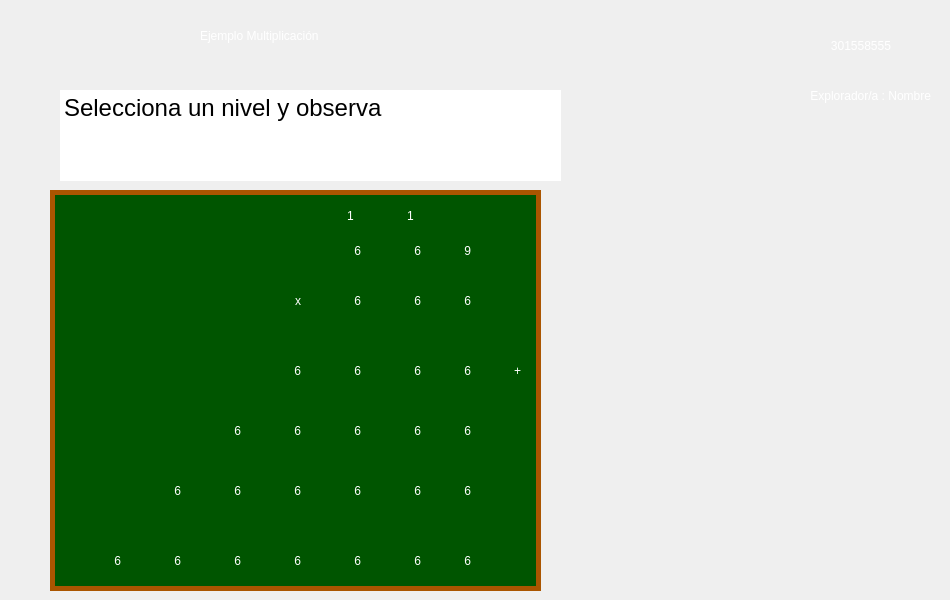
<?xml version="1.0" encoding="UTF-8"?>
<ui version="4.0">
 <class>MainWindow</class>
 <widget class="QMainWindow" name="MainWindow">
  <property name="geometry">
   <rect>
    <x>0</x>
    <y>0</y>
    <width>950</width>
    <height>600</height>
   </rect>
  </property>
  <property name="minimumSize">
   <size>
    <width>950</width>
    <height>600</height>
   </size>
  </property>
  <property name="maximumSize">
   <size>
    <width>950</width>
    <height>600</height>
   </size>
  </property>
  <property name="windowTitle">
   <string>Shake-Shake</string>
  </property>
  <property name="styleSheet">
   <string notr="true">QLabel{
	font: 35pt &quot;Times New Roman&quot;;
	color: rgb(255, 255, 255);
}

QPushButton{
	border-radius: 60px;
}
QPushButton:pressed {
	border-radius: 30px;
    padding-top: 2px;
    padding-left: 3px;
}
QPushButton:hover {
	qproperty-iconSize: 16px 16px;

        padding-right: 3px;
}</string>
  </property>
  <widget class="QWidget" name="centralwidget">
   <widget class="QPushButton" name="seguir">
    <property name="geometry">
     <rect>
      <x>620</x>
      <y>450</y>
      <width>131</width>
      <height>121</height>
     </rect>
    </property>
    <property name="cursor">
     <cursorShape>PointingHandCursor</cursorShape>
    </property>
    <property name="text">
     <string/>
    </property>
    <property name="icon">
     <iconset>
      <normaloff>Images/resolver.png</normaloff>Images/resolver.png</iconset>
    </property>
    <property name="iconSize">
     <size>
      <width>150</width>
      <height>150</height>
     </size>
    </property>
   </widget>
   <widget class="QLabel" name="label_9">
    <property name="geometry">
     <rect>
      <x>20</x>
      <y>60</y>
      <width>671</width>
      <height>161</height>
     </rect>
    </property>
    <property name="styleSheet">
     <string notr="true">font: 16pt &quot;Pristina&quot;;
</string>
    </property>
    <property name="text">
     <string/>
    </property>
    <property name="pixmap">
     <pixmap>Images/dialogo3.png</pixmap>
    </property>
    <property name="scaledContents">
     <bool>true</bool>
    </property>
   </widget>
   <widget class="QTextEdit" name="dialogo">
    <property name="enabled">
     <bool>true</bool>
    </property>
    <property name="geometry">
     <rect>
      <x>60</x>
      <y>90</y>
      <width>501</width>
      <height>91</height>
     </rect>
    </property>
    <property name="styleSheet">
     <string notr="true">font: 18pt &quot;Times New Roman&quot;;
border-color: rgb(255, 255, 255);
border:none</string>
    </property>
    <property name="readOnly">
     <bool>true</bool>
    </property>
    <property name="html">
     <string>&lt;!DOCTYPE HTML PUBLIC &quot;-//W3C//DTD HTML 4.0//EN&quot; &quot;http://www.w3.org/TR/REC-html40/strict.dtd&quot;&gt;
&lt;html&gt;&lt;head&gt;&lt;meta name=&quot;qrichtext&quot; content=&quot;1&quot; /&gt;&lt;style type=&quot;text/css&quot;&gt;
p, li { white-space: pre-wrap; }
&lt;/style&gt;&lt;/head&gt;&lt;body style=&quot; font-family:'Times New Roman'; font-size:18pt; font-weight:400; font-style:normal;&quot;&gt;
&lt;p style=&quot; margin-top:0px; margin-bottom:0px; margin-left:0px; margin-right:0px; -qt-block-indent:0; text-indent:0px;&quot;&gt;Selecciona un nivel y observa&lt;/p&gt;&lt;/body&gt;&lt;/html&gt;</string>
    </property>
   </widget>
   <widget class="QLabel" name="skake">
    <property name="geometry">
     <rect>
      <x>630</x>
      <y>140</y>
      <width>171</width>
      <height>171</height>
     </rect>
    </property>
    <property name="text">
     <string/>
    </property>
    <property name="pixmap">
     <pixmap>Images/shake2.png</pixmap>
    </property>
    <property name="scaledContents">
     <bool>true</bool>
    </property>
   </widget>
   <widget class="QLabel" name="label">
    <property name="geometry">
     <rect>
      <x>50</x>
      <y>190</y>
      <width>491</width>
      <height>401</height>
     </rect>
    </property>
    <property name="styleSheet">
     <string notr="true">background-color: rgb(0, 85, 0);
border: 5px solid;
border-color: rgb(170, 85, 0);</string>
    </property>
    <property name="text">
     <string/>
    </property>
    <property name="scaledContents">
     <bool>true</bool>
    </property>
   </widget>
   <widget class="QLabel" name="label_2">
    <property name="geometry">
     <rect>
      <x>-10</x>
      <y>0</y>
      <width>1000</width>
      <height>700</height>
     </rect>
    </property>
    <property name="minimumSize">
     <size>
      <width>0</width>
      <height>0</height>
     </size>
    </property>
    <property name="maximumSize">
     <size>
      <width>1000</width>
      <height>700</height>
     </size>
    </property>
    <property name="styleSheet">
     <string notr="true"/>
    </property>
    <property name="text">
     <string/>
    </property>
    <property name="pixmap">
     <pixmap>Images/fondo.jpg</pixmap>
    </property>
    <property name="scaledContents">
     <bool>true</bool>
    </property>
   </widget>
   <widget class="QPushButton" name="nv1">
    <property name="geometry">
     <rect>
      <x>610</x>
      <y>330</y>
      <width>81</width>
      <height>81</height>
     </rect>
    </property>
    <property name="cursor">
     <cursorShape>PointingHandCursor</cursorShape>
    </property>
    <property name="text">
     <string/>
    </property>
    <property name="icon">
     <iconset>
      <normaloff>Images/nuevoejercicionv1.png</normaloff>Images/nuevoejercicionv1.png</iconset>
    </property>
    <property name="iconSize">
     <size>
      <width>90</width>
      <height>90</height>
     </size>
    </property>
   </widget>
   <widget class="QPushButton" name="nv2">
    <property name="geometry">
     <rect>
      <x>730</x>
      <y>330</y>
      <width>81</width>
      <height>81</height>
     </rect>
    </property>
    <property name="cursor">
     <cursorShape>PointingHandCursor</cursorShape>
    </property>
    <property name="text">
     <string/>
    </property>
    <property name="icon">
     <iconset>
      <normaloff>Images/nuevoejercicionv2.png</normaloff>Images/nuevoejercicionv2.png</iconset>
    </property>
    <property name="iconSize">
     <size>
      <width>90</width>
      <height>90</height>
     </size>
    </property>
   </widget>
   <widget class="QPushButton" name="nv3">
    <property name="geometry">
     <rect>
      <x>840</x>
      <y>330</y>
      <width>81</width>
      <height>81</height>
     </rect>
    </property>
    <property name="cursor">
     <cursorShape>PointingHandCursor</cursorShape>
    </property>
    <property name="text">
     <string/>
    </property>
    <property name="icon">
     <iconset>
      <normaloff>Images/nuevoejercicionv3.png</normaloff>Images/nuevoejercicionv3.png</iconset>
    </property>
    <property name="iconSize">
     <size>
      <width>90</width>
      <height>90</height>
     </size>
    </property>
   </widget>
   <widget class="QPushButton" name="salir">
    <property name="geometry">
     <rect>
      <x>780</x>
      <y>450</y>
      <width>121</width>
      <height>121</height>
     </rect>
    </property>
    <property name="cursor">
     <cursorShape>PointingHandCursor</cursorShape>
    </property>
    <property name="styleSheet">
     <string notr="true"/>
    </property>
    <property name="text">
     <string/>
    </property>
    <property name="icon">
     <iconset>
      <normaloff>Images/newSalir.png</normaloff>Images/newSalir.png</iconset>
    </property>
    <property name="iconSize">
     <size>
      <width>150</width>
      <height>150</height>
     </size>
    </property>
   </widget>
   <widget class="QLabel" name="ejemplosuma">
    <property name="geometry">
     <rect>
      <x>200</x>
      <y>10</y>
      <width>471</width>
      <height>51</height>
     </rect>
    </property>
    <property name="styleSheet">
     <string notr="true">color: rgb(255, 255, 255);
font: 30pt &quot;Times New Roman&quot;;</string>
    </property>
    <property name="text">
     <string>Ejemplo Multiplicación</string>
    </property>
   </widget>
   <widget class="QLabel" name="resul46">
    <property name="geometry">
     <rect>
      <x>150</x>
      <y>540</y>
      <width>31</width>
      <height>41</height>
     </rect>
    </property>
    <property name="styleSheet">
     <string notr="true"/>
    </property>
    <property name="text">
     <string>6</string>
    </property>
    <property name="alignment">
     <set>Qt::AlignRight|Qt::AlignTrailing|Qt::AlignVCenter</set>
    </property>
   </widget>
   <widget class="QLabel" name="flechare44">
    <property name="geometry">
     <rect>
      <x>270</x>
      <y>530</y>
      <width>20</width>
      <height>21</height>
     </rect>
    </property>
    <property name="text">
     <string/>
    </property>
    <property name="pixmap">
     <pixmap>Images/flecha.png</pixmap>
    </property>
    <property name="scaledContents">
     <bool>true</bool>
    </property>
   </widget>
   <widget class="QLabel" name="resul24">
    <property name="geometry">
     <rect>
      <x>210</x>
      <y>410</y>
      <width>31</width>
      <height>41</height>
     </rect>
    </property>
    <property name="styleSheet">
     <string notr="true"/>
    </property>
    <property name="text">
     <string>6</string>
    </property>
    <property name="alignment">
     <set>Qt::AlignRight|Qt::AlignTrailing|Qt::AlignVCenter</set>
    </property>
   </widget>
   <widget class="QLabel" name="flecha22">
    <property name="geometry">
     <rect>
      <x>390</x>
      <y>270</y>
      <width>20</width>
      <height>21</height>
     </rect>
    </property>
    <property name="text">
     <string/>
    </property>
    <property name="pixmap">
     <pixmap>Images/flecha.png</pixmap>
    </property>
    <property name="scaledContents">
     <bool>true</bool>
    </property>
   </widget>
   <widget class="QLabel" name="resul33">
    <property name="geometry">
     <rect>
      <x>210</x>
      <y>470</y>
      <width>31</width>
      <height>41</height>
     </rect>
    </property>
    <property name="styleSheet">
     <string notr="true"/>
    </property>
    <property name="text">
     <string>6</string>
    </property>
    <property name="alignment">
     <set>Qt::AlignRight|Qt::AlignTrailing|Qt::AlignVCenter</set>
    </property>
   </widget>
   <widget class="QLabel" name="resul44">
    <property name="geometry">
     <rect>
      <x>270</x>
      <y>540</y>
      <width>31</width>
      <height>41</height>
     </rect>
    </property>
    <property name="styleSheet">
     <string notr="true"/>
    </property>
    <property name="text">
     <string>6</string>
    </property>
    <property name="alignment">
     <set>Qt::AlignRight|Qt::AlignTrailing|Qt::AlignVCenter</set>
    </property>
   </widget>
   <widget class="QLabel" name="resul14">
    <property name="geometry">
     <rect>
      <x>270</x>
      <y>350</y>
      <width>31</width>
      <height>41</height>
     </rect>
    </property>
    <property name="styleSheet">
     <string notr="true"/>
    </property>
    <property name="text">
     <string>6</string>
    </property>
    <property name="alignment">
     <set>Qt::AlignRight|Qt::AlignTrailing|Qt::AlignVCenter</set>
    </property>
   </widget>
   <widget class="QLabel" name="resulaux0">
    <property name="geometry">
     <rect>
      <x>440</x>
      <y>410</y>
      <width>31</width>
      <height>41</height>
     </rect>
    </property>
    <property name="styleSheet">
     <string notr="true"/>
    </property>
    <property name="text">
     <string>6</string>
    </property>
    <property name="alignment">
     <set>Qt::AlignRight|Qt::AlignTrailing|Qt::AlignVCenter</set>
    </property>
   </widget>
   <widget class="QLabel" name="resul43">
    <property name="geometry">
     <rect>
      <x>330</x>
      <y>540</y>
      <width>31</width>
      <height>41</height>
     </rect>
    </property>
    <property name="styleSheet">
     <string notr="true"/>
    </property>
    <property name="text">
     <string>6</string>
    </property>
    <property name="alignment">
     <set>Qt::AlignRight|Qt::AlignTrailing|Qt::AlignVCenter</set>
    </property>
   </widget>
   <widget class="QLabel" name="flechareaux0">
    <property name="geometry">
     <rect>
      <x>440</x>
      <y>400</y>
      <width>20</width>
      <height>21</height>
     </rect>
    </property>
    <property name="text">
     <string/>
    </property>
    <property name="pixmap">
     <pixmap>Images/flecha.png</pixmap>
    </property>
    <property name="scaledContents">
     <bool>true</bool>
    </property>
   </widget>
   <widget class="QLabel" name="flechare32">
    <property name="geometry">
     <rect>
      <x>270</x>
      <y>460</y>
      <width>20</width>
      <height>21</height>
     </rect>
    </property>
    <property name="text">
     <string/>
    </property>
    <property name="pixmap">
     <pixmap>Images/flecha.png</pixmap>
    </property>
    <property name="scaledContents">
     <bool>true</bool>
    </property>
   </widget>
   <widget class="QLabel" name="flechareaux1">
    <property name="geometry">
     <rect>
      <x>440</x>
      <y>460</y>
      <width>20</width>
      <height>21</height>
     </rect>
    </property>
    <property name="text">
     <string/>
    </property>
    <property name="pixmap">
     <pixmap>Images/flecha.png</pixmap>
    </property>
    <property name="scaledContents">
     <bool>true</bool>
    </property>
   </widget>
   <widget class="QLabel" name="resul21">
    <property name="geometry">
     <rect>
      <x>390</x>
      <y>410</y>
      <width>31</width>
      <height>41</height>
     </rect>
    </property>
    <property name="styleSheet">
     <string notr="true"/>
    </property>
    <property name="text">
     <string>6</string>
    </property>
    <property name="alignment">
     <set>Qt::AlignRight|Qt::AlignTrailing|Qt::AlignVCenter</set>
    </property>
   </widget>
   <widget class="QLabel" name="resul11">
    <property name="geometry">
     <rect>
      <x>440</x>
      <y>350</y>
      <width>31</width>
      <height>41</height>
     </rect>
    </property>
    <property name="styleSheet">
     <string notr="true"/>
    </property>
    <property name="text">
     <string>6</string>
    </property>
    <property name="alignment">
     <set>Qt::AlignRight|Qt::AlignTrailing|Qt::AlignVCenter</set>
    </property>
   </widget>
   <widget class="QLabel" name="ejer13">
    <property name="geometry">
     <rect>
      <x>330</x>
      <y>230</y>
      <width>31</width>
      <height>41</height>
     </rect>
    </property>
    <property name="styleSheet">
     <string notr="true"/>
    </property>
    <property name="text">
     <string>6</string>
    </property>
    <property name="alignment">
     <set>Qt::AlignRight|Qt::AlignTrailing|Qt::AlignVCenter</set>
    </property>
   </widget>
   <widget class="QLabel" name="flechare47">
    <property name="geometry">
     <rect>
      <x>90</x>
      <y>530</y>
      <width>20</width>
      <height>21</height>
     </rect>
    </property>
    <property name="text">
     <string/>
    </property>
    <property name="pixmap">
     <pixmap>Images/flecha.png</pixmap>
    </property>
    <property name="scaledContents">
     <bool>true</bool>
    </property>
   </widget>
   <widget class="QLabel" name="ejer11">
    <property name="geometry">
     <rect>
      <x>440</x>
      <y>230</y>
      <width>31</width>
      <height>41</height>
     </rect>
    </property>
    <property name="styleSheet">
     <string notr="true"/>
    </property>
    <property name="text">
     <string>9</string>
    </property>
    <property name="alignment">
     <set>Qt::AlignRight|Qt::AlignTrailing|Qt::AlignVCenter</set>
    </property>
   </widget>
   <widget class="QLabel" name="flechare11">
    <property name="geometry">
     <rect>
      <x>440</x>
      <y>340</y>
      <width>20</width>
      <height>21</height>
     </rect>
    </property>
    <property name="text">
     <string/>
    </property>
    <property name="pixmap">
     <pixmap>Images/flecha.png</pixmap>
    </property>
    <property name="scaledContents">
     <bool>true</bool>
    </property>
   </widget>
   <widget class="QLabel" name="resul22">
    <property name="geometry">
     <rect>
      <x>330</x>
      <y>410</y>
      <width>31</width>
      <height>41</height>
     </rect>
    </property>
    <property name="styleSheet">
     <string notr="true"/>
    </property>
    <property name="text">
     <string>6</string>
    </property>
    <property name="alignment">
     <set>Qt::AlignRight|Qt::AlignTrailing|Qt::AlignVCenter</set>
    </property>
   </widget>
   <widget class="QLabel" name="flecha12">
    <property name="geometry">
     <rect>
      <x>390</x>
      <y>220</y>
      <width>20</width>
      <height>21</height>
     </rect>
    </property>
    <property name="text">
     <string/>
    </property>
    <property name="pixmap">
     <pixmap>Images/flecha.png</pixmap>
    </property>
    <property name="scaledContents">
     <bool>true</bool>
    </property>
   </widget>
   <widget class="QLabel" name="resul13">
    <property name="geometry">
     <rect>
      <x>330</x>
      <y>350</y>
      <width>31</width>
      <height>41</height>
     </rect>
    </property>
    <property name="styleSheet">
     <string notr="true"/>
    </property>
    <property name="text">
     <string>6</string>
    </property>
    <property name="alignment">
     <set>Qt::AlignRight|Qt::AlignTrailing|Qt::AlignVCenter</set>
    </property>
   </widget>
   <widget class="QLabel" name="flechare12">
    <property name="geometry">
     <rect>
      <x>390</x>
      <y>340</y>
      <width>20</width>
      <height>21</height>
     </rect>
    </property>
    <property name="text">
     <string/>
    </property>
    <property name="pixmap">
     <pixmap>Images/flecha.png</pixmap>
    </property>
    <property name="scaledContents">
     <bool>true</bool>
    </property>
   </widget>
   <widget class="QLabel" name="flechare23">
    <property name="geometry">
     <rect>
      <x>270</x>
      <y>400</y>
      <width>20</width>
      <height>21</height>
     </rect>
    </property>
    <property name="text">
     <string/>
    </property>
    <property name="pixmap">
     <pixmap>Images/flecha.png</pixmap>
    </property>
    <property name="scaledContents">
     <bool>true</bool>
    </property>
   </widget>
   <widget class="QLabel" name="flecha21">
    <property name="geometry">
     <rect>
      <x>440</x>
      <y>270</y>
      <width>20</width>
      <height>21</height>
     </rect>
    </property>
    <property name="text">
     <string/>
    </property>
    <property name="pixmap">
     <pixmap>Images/flecha.png</pixmap>
    </property>
    <property name="scaledContents">
     <bool>true</bool>
    </property>
   </widget>
   <widget class="QLabel" name="flechare46">
    <property name="geometry">
     <rect>
      <x>150</x>
      <y>530</y>
      <width>20</width>
      <height>21</height>
     </rect>
    </property>
    <property name="text">
     <string/>
    </property>
    <property name="pixmap">
     <pixmap>Images/flecha.png</pixmap>
    </property>
    <property name="scaledContents">
     <bool>true</bool>
    </property>
   </widget>
   <widget class="QLabel" name="flechare42">
    <property name="geometry">
     <rect>
      <x>390</x>
      <y>530</y>
      <width>20</width>
      <height>21</height>
     </rect>
    </property>
    <property name="text">
     <string/>
    </property>
    <property name="pixmap">
     <pixmap>Images/flecha.png</pixmap>
    </property>
    <property name="scaledContents">
     <bool>true</bool>
    </property>
   </widget>
   <widget class="QLabel" name="flechare33">
    <property name="geometry">
     <rect>
      <x>210</x>
      <y>460</y>
      <width>20</width>
      <height>21</height>
     </rect>
    </property>
    <property name="text">
     <string/>
    </property>
    <property name="pixmap">
     <pixmap>Images/flecha.png</pixmap>
    </property>
    <property name="scaledContents">
     <bool>true</bool>
    </property>
   </widget>
   <widget class="QLabel" name="resul41">
    <property name="geometry">
     <rect>
      <x>440</x>
      <y>540</y>
      <width>31</width>
      <height>41</height>
     </rect>
    </property>
    <property name="styleSheet">
     <string notr="true"/>
    </property>
    <property name="text">
     <string>6</string>
    </property>
    <property name="alignment">
     <set>Qt::AlignRight|Qt::AlignTrailing|Qt::AlignVCenter</set>
    </property>
   </widget>
   <widget class="QLabel" name="resul34">
    <property name="geometry">
     <rect>
      <x>150</x>
      <y>470</y>
      <width>31</width>
      <height>41</height>
     </rect>
    </property>
    <property name="styleSheet">
     <string notr="true"/>
    </property>
    <property name="text">
     <string>6</string>
    </property>
    <property name="alignment">
     <set>Qt::AlignRight|Qt::AlignTrailing|Qt::AlignVCenter</set>
    </property>
   </widget>
   <widget class="QLabel" name="flechare24">
    <property name="geometry">
     <rect>
      <x>210</x>
      <y>400</y>
      <width>20</width>
      <height>21</height>
     </rect>
    </property>
    <property name="text">
     <string/>
    </property>
    <property name="pixmap">
     <pixmap>Images/flecha.png</pixmap>
    </property>
    <property name="scaledContents">
     <bool>true</bool>
    </property>
   </widget>
   <widget class="QLabel" name="flechareaux2">
    <property name="geometry">
     <rect>
      <x>390</x>
      <y>460</y>
      <width>20</width>
      <height>21</height>
     </rect>
    </property>
    <property name="text">
     <string/>
    </property>
    <property name="pixmap">
     <pixmap>Images/flecha.png</pixmap>
    </property>
    <property name="scaledContents">
     <bool>true</bool>
    </property>
   </widget>
   <widget class="QLabel" name="resul42">
    <property name="geometry">
     <rect>
      <x>390</x>
      <y>540</y>
      <width>31</width>
      <height>41</height>
     </rect>
    </property>
    <property name="styleSheet">
     <string notr="true"/>
    </property>
    <property name="text">
     <string>6</string>
    </property>
    <property name="alignment">
     <set>Qt::AlignRight|Qt::AlignTrailing|Qt::AlignVCenter</set>
    </property>
   </widget>
   <widget class="QLabel" name="flechare13">
    <property name="geometry">
     <rect>
      <x>330</x>
      <y>340</y>
      <width>20</width>
      <height>21</height>
     </rect>
    </property>
    <property name="text">
     <string/>
    </property>
    <property name="pixmap">
     <pixmap>Images/flecha.png</pixmap>
    </property>
    <property name="scaledContents">
     <bool>true</bool>
    </property>
   </widget>
   <widget class="QLabel" name="resul47">
    <property name="geometry">
     <rect>
      <x>90</x>
      <y>540</y>
      <width>31</width>
      <height>41</height>
     </rect>
    </property>
    <property name="styleSheet">
     <string notr="true"/>
    </property>
    <property name="text">
     <string>6</string>
    </property>
    <property name="alignment">
     <set>Qt::AlignRight|Qt::AlignTrailing|Qt::AlignVCenter</set>
    </property>
   </widget>
   <widget class="QLabel" name="ejer22">
    <property name="geometry">
     <rect>
      <x>390</x>
      <y>280</y>
      <width>31</width>
      <height>41</height>
     </rect>
    </property>
    <property name="styleSheet">
     <string notr="true"/>
    </property>
    <property name="text">
     <string>6</string>
    </property>
    <property name="alignment">
     <set>Qt::AlignRight|Qt::AlignTrailing|Qt::AlignVCenter</set>
    </property>
   </widget>
   <widget class="QLabel" name="flecha13">
    <property name="geometry">
     <rect>
      <x>330</x>
      <y>220</y>
      <width>20</width>
      <height>21</height>
     </rect>
    </property>
    <property name="text">
     <string/>
    </property>
    <property name="pixmap">
     <pixmap>Images/flecha.png</pixmap>
    </property>
    <property name="scaledContents">
     <bool>true</bool>
    </property>
   </widget>
   <widget class="QLabel" name="flechare45">
    <property name="geometry">
     <rect>
      <x>210</x>
      <y>530</y>
      <width>20</width>
      <height>21</height>
     </rect>
    </property>
    <property name="text">
     <string/>
    </property>
    <property name="pixmap">
     <pixmap>Images/flecha.png</pixmap>
    </property>
    <property name="scaledContents">
     <bool>true</bool>
    </property>
   </widget>
   <widget class="QLabel" name="ejer23">
    <property name="geometry">
     <rect>
      <x>330</x>
      <y>280</y>
      <width>31</width>
      <height>41</height>
     </rect>
    </property>
    <property name="styleSheet">
     <string notr="true"/>
    </property>
    <property name="text">
     <string>6</string>
    </property>
    <property name="alignment">
     <set>Qt::AlignRight|Qt::AlignTrailing|Qt::AlignVCenter</set>
    </property>
   </widget>
   <widget class="QLabel" name="flechare43">
    <property name="geometry">
     <rect>
      <x>330</x>
      <y>530</y>
      <width>20</width>
      <height>21</height>
     </rect>
    </property>
    <property name="text">
     <string/>
    </property>
    <property name="pixmap">
     <pixmap>Images/flecha.png</pixmap>
    </property>
    <property name="scaledContents">
     <bool>true</bool>
    </property>
   </widget>
   <widget class="QLabel" name="resul12">
    <property name="geometry">
     <rect>
      <x>390</x>
      <y>350</y>
      <width>31</width>
      <height>41</height>
     </rect>
    </property>
    <property name="styleSheet">
     <string notr="true"/>
    </property>
    <property name="text">
     <string>6</string>
    </property>
    <property name="alignment">
     <set>Qt::AlignRight|Qt::AlignTrailing|Qt::AlignVCenter</set>
    </property>
   </widget>
   <widget class="QLabel" name="flechare31">
    <property name="geometry">
     <rect>
      <x>330</x>
      <y>460</y>
      <width>20</width>
      <height>21</height>
     </rect>
    </property>
    <property name="text">
     <string/>
    </property>
    <property name="pixmap">
     <pixmap>Images/flecha.png</pixmap>
    </property>
    <property name="scaledContents">
     <bool>true</bool>
    </property>
   </widget>
   <widget class="QLabel" name="flechare41">
    <property name="geometry">
     <rect>
      <x>440</x>
      <y>530</y>
      <width>20</width>
      <height>21</height>
     </rect>
    </property>
    <property name="text">
     <string/>
    </property>
    <property name="pixmap">
     <pixmap>Images/flecha.png</pixmap>
    </property>
    <property name="scaledContents">
     <bool>true</bool>
    </property>
   </widget>
   <widget class="QLabel" name="flecha23">
    <property name="geometry">
     <rect>
      <x>330</x>
      <y>270</y>
      <width>20</width>
      <height>21</height>
     </rect>
    </property>
    <property name="text">
     <string/>
    </property>
    <property name="pixmap">
     <pixmap>Images/flecha.png</pixmap>
    </property>
    <property name="scaledContents">
     <bool>true</bool>
    </property>
   </widget>
   <widget class="QLabel" name="flechare34">
    <property name="geometry">
     <rect>
      <x>150</x>
      <y>460</y>
      <width>20</width>
      <height>21</height>
     </rect>
    </property>
    <property name="text">
     <string/>
    </property>
    <property name="pixmap">
     <pixmap>Images/flecha.png</pixmap>
    </property>
    <property name="scaledContents">
     <bool>true</bool>
    </property>
   </widget>
   <widget class="QLabel" name="flechare22">
    <property name="geometry">
     <rect>
      <x>330</x>
      <y>400</y>
      <width>20</width>
      <height>21</height>
     </rect>
    </property>
    <property name="text">
     <string/>
    </property>
    <property name="pixmap">
     <pixmap>Images/flecha.png</pixmap>
    </property>
    <property name="scaledContents">
     <bool>true</bool>
    </property>
   </widget>
   <widget class="QLabel" name="flechare21">
    <property name="geometry">
     <rect>
      <x>390</x>
      <y>400</y>
      <width>20</width>
      <height>21</height>
     </rect>
    </property>
    <property name="text">
     <string/>
    </property>
    <property name="pixmap">
     <pixmap>Images/flecha.png</pixmap>
    </property>
    <property name="scaledContents">
     <bool>true</bool>
    </property>
   </widget>
   <widget class="QLabel" name="resul23">
    <property name="geometry">
     <rect>
      <x>270</x>
      <y>410</y>
      <width>31</width>
      <height>41</height>
     </rect>
    </property>
    <property name="styleSheet">
     <string notr="true"/>
    </property>
    <property name="text">
     <string>6</string>
    </property>
    <property name="alignment">
     <set>Qt::AlignRight|Qt::AlignTrailing|Qt::AlignVCenter</set>
    </property>
   </widget>
   <widget class="QLabel" name="resul32">
    <property name="geometry">
     <rect>
      <x>270</x>
      <y>470</y>
      <width>31</width>
      <height>41</height>
     </rect>
    </property>
    <property name="styleSheet">
     <string notr="true"/>
    </property>
    <property name="text">
     <string>6</string>
    </property>
    <property name="alignment">
     <set>Qt::AlignRight|Qt::AlignTrailing|Qt::AlignVCenter</set>
    </property>
   </widget>
   <widget class="QLabel" name="flechare14">
    <property name="geometry">
     <rect>
      <x>270</x>
      <y>340</y>
      <width>20</width>
      <height>21</height>
     </rect>
    </property>
    <property name="text">
     <string/>
    </property>
    <property name="pixmap">
     <pixmap>Images/flecha.png</pixmap>
    </property>
    <property name="scaledContents">
     <bool>true</bool>
    </property>
   </widget>
   <widget class="QLabel" name="ejer21">
    <property name="geometry">
     <rect>
      <x>440</x>
      <y>280</y>
      <width>31</width>
      <height>41</height>
     </rect>
    </property>
    <property name="styleSheet">
     <string notr="true"/>
    </property>
    <property name="text">
     <string>6</string>
    </property>
    <property name="alignment">
     <set>Qt::AlignRight|Qt::AlignTrailing|Qt::AlignVCenter</set>
    </property>
   </widget>
   <widget class="QLabel" name="resul31">
    <property name="geometry">
     <rect>
      <x>330</x>
      <y>470</y>
      <width>31</width>
      <height>41</height>
     </rect>
    </property>
    <property name="styleSheet">
     <string notr="true"/>
    </property>
    <property name="text">
     <string>6</string>
    </property>
    <property name="alignment">
     <set>Qt::AlignRight|Qt::AlignTrailing|Qt::AlignVCenter</set>
    </property>
   </widget>
   <widget class="QLabel" name="resulaux1">
    <property name="geometry">
     <rect>
      <x>440</x>
      <y>470</y>
      <width>31</width>
      <height>41</height>
     </rect>
    </property>
    <property name="styleSheet">
     <string notr="true"/>
    </property>
    <property name="text">
     <string>6</string>
    </property>
    <property name="alignment">
     <set>Qt::AlignRight|Qt::AlignTrailing|Qt::AlignVCenter</set>
    </property>
   </widget>
   <widget class="QLabel" name="ejer12">
    <property name="geometry">
     <rect>
      <x>390</x>
      <y>230</y>
      <width>31</width>
      <height>41</height>
     </rect>
    </property>
    <property name="styleSheet">
     <string notr="true"/>
    </property>
    <property name="text">
     <string>6</string>
    </property>
    <property name="alignment">
     <set>Qt::AlignRight|Qt::AlignTrailing|Qt::AlignVCenter</set>
    </property>
   </widget>
   <widget class="QLabel" name="resulaux2">
    <property name="geometry">
     <rect>
      <x>390</x>
      <y>470</y>
      <width>31</width>
      <height>41</height>
     </rect>
    </property>
    <property name="styleSheet">
     <string notr="true"/>
    </property>
    <property name="text">
     <string>6</string>
    </property>
    <property name="alignment">
     <set>Qt::AlignRight|Qt::AlignTrailing|Qt::AlignVCenter</set>
    </property>
   </widget>
   <widget class="QLabel" name="flecha11">
    <property name="geometry">
     <rect>
      <x>440</x>
      <y>220</y>
      <width>20</width>
      <height>21</height>
     </rect>
    </property>
    <property name="text">
     <string/>
    </property>
    <property name="pixmap">
     <pixmap>Images/flecha.png</pixmap>
    </property>
    <property name="scaledContents">
     <bool>true</bool>
    </property>
   </widget>
   <widget class="QLabel" name="resul45">
    <property name="geometry">
     <rect>
      <x>210</x>
      <y>540</y>
      <width>31</width>
      <height>41</height>
     </rect>
    </property>
    <property name="styleSheet">
     <string notr="true"/>
    </property>
    <property name="text">
     <string>6</string>
    </property>
    <property name="alignment">
     <set>Qt::AlignRight|Qt::AlignTrailing|Qt::AlignVCenter</set>
    </property>
   </widget>
   <widget class="QLabel" name="simboloX">
    <property name="geometry">
     <rect>
      <x>270</x>
      <y>280</y>
      <width>31</width>
      <height>41</height>
     </rect>
    </property>
    <property name="styleSheet">
     <string notr="true"/>
    </property>
    <property name="text">
     <string>x</string>
    </property>
    <property name="alignment">
     <set>Qt::AlignRight|Qt::AlignTrailing|Qt::AlignVCenter</set>
    </property>
   </widget>
   <widget class="QLabel" name="simbolomas">
    <property name="geometry">
     <rect>
      <x>490</x>
      <y>350</y>
      <width>31</width>
      <height>41</height>
     </rect>
    </property>
    <property name="styleSheet">
     <string notr="true"/>
    </property>
    <property name="text">
     <string>+</string>
    </property>
    <property name="alignment">
     <set>Qt::AlignRight|Qt::AlignTrailing|Qt::AlignVCenter</set>
    </property>
   </widget>
   <widget class="QLabel" name="label_3">
    <property name="geometry">
     <rect>
      <x>900</x>
      <y>20</y>
      <width>41</width>
      <height>41</height>
     </rect>
    </property>
    <property name="text">
     <string/>
    </property>
    <property name="pixmap">
     <pixmap>Images/shake.png</pixmap>
    </property>
    <property name="scaledContents">
     <bool>true</bool>
    </property>
   </widget>
   <widget class="QLabel" name="totalEstrellas">
    <property name="geometry">
     <rect>
      <x>700</x>
      <y>30</y>
      <width>191</width>
      <height>31</height>
     </rect>
    </property>
    <property name="styleSheet">
     <string notr="true">color: rgb(255, 255, 255);
font: 20pt &quot;Times New Roman&quot;;</string>
    </property>
    <property name="text">
     <string>301558555</string>
    </property>
    <property name="alignment">
     <set>Qt::AlignRight|Qt::AlignTrailing|Qt::AlignVCenter</set>
    </property>
   </widget>
   <widget class="QLabel" name="nombre">
    <property name="geometry">
     <rect>
      <x>640</x>
      <y>80</y>
      <width>291</width>
      <height>31</height>
     </rect>
    </property>
    <property name="styleSheet">
     <string notr="true">color: rgb(255, 255, 255);
font: 20pt &quot;Times New Roman&quot;;</string>
    </property>
    <property name="text">
     <string>Explorador/a : Nombre</string>
    </property>
    <property name="alignment">
     <set>Qt::AlignRight|Qt::AlignTrailing|Qt::AlignVCenter</set>
    </property>
   </widget>
   <widget class="QLabel" name="linea1">
    <property name="geometry">
     <rect>
      <x>270</x>
      <y>320</y>
      <width>201</width>
      <height>16</height>
     </rect>
    </property>
    <property name="text">
     <string/>
    </property>
    <property name="pixmap">
     <pixmap>Images/linea.png</pixmap>
    </property>
    <property name="scaledContents">
     <bool>true</bool>
    </property>
   </widget>
   <widget class="QLabel" name="linea2">
    <property name="geometry">
     <rect>
      <x>130</x>
      <y>450</y>
      <width>341</width>
      <height>16</height>
     </rect>
    </property>
    <property name="text">
     <string/>
    </property>
    <property name="pixmap">
     <pixmap>Images/linea.png</pixmap>
    </property>
    <property name="scaledContents">
     <bool>true</bool>
    </property>
   </widget>
   <widget class="QLabel" name="lleva2">
    <property name="geometry">
     <rect>
      <x>400</x>
      <y>200</y>
      <width>21</width>
      <height>31</height>
     </rect>
    </property>
    <property name="styleSheet">
     <string notr="true">font: 22pt &quot;Times New Roman&quot;;</string>
    </property>
    <property name="text">
     <string>1</string>
    </property>
    <property name="alignment">
     <set>Qt::AlignCenter</set>
    </property>
   </widget>
   <widget class="QLabel" name="lleva3">
    <property name="geometry">
     <rect>
      <x>340</x>
      <y>200</y>
      <width>21</width>
      <height>31</height>
     </rect>
    </property>
    <property name="styleSheet">
     <string notr="true">font: 22pt &quot;Times New Roman&quot;;</string>
    </property>
    <property name="text">
     <string>1</string>
    </property>
    <property name="alignment">
     <set>Qt::AlignCenter</set>
    </property>
   </widget>
   <zorder>label_2</zorder>
   <zorder>skake</zorder>
   <zorder>label</zorder>
   <zorder>label_9</zorder>
   <zorder>seguir</zorder>
   <zorder>dialogo</zorder>
   <zorder>nv1</zorder>
   <zorder>nv2</zorder>
   <zorder>nv3</zorder>
   <zorder>salir</zorder>
   <zorder>ejemplosuma</zorder>
   <zorder>resul46</zorder>
   <zorder>flechare44</zorder>
   <zorder>resul24</zorder>
   <zorder>flecha22</zorder>
   <zorder>resul33</zorder>
   <zorder>resul44</zorder>
   <zorder>resul14</zorder>
   <zorder>resulaux0</zorder>
   <zorder>resul43</zorder>
   <zorder>flechareaux0</zorder>
   <zorder>resul21</zorder>
   <zorder>resul11</zorder>
   <zorder>ejer13</zorder>
   <zorder>flechare47</zorder>
   <zorder>ejer11</zorder>
   <zorder>flechare11</zorder>
   <zorder>resul22</zorder>
   <zorder>flecha12</zorder>
   <zorder>resul13</zorder>
   <zorder>flechare12</zorder>
   <zorder>flechare23</zorder>
   <zorder>flecha21</zorder>
   <zorder>flechare46</zorder>
   <zorder>flechare42</zorder>
   <zorder>resul41</zorder>
   <zorder>resul34</zorder>
   <zorder>flechare24</zorder>
   <zorder>resul42</zorder>
   <zorder>flechare13</zorder>
   <zorder>resul47</zorder>
   <zorder>ejer22</zorder>
   <zorder>flecha13</zorder>
   <zorder>flechare45</zorder>
   <zorder>ejer23</zorder>
   <zorder>flechare43</zorder>
   <zorder>resul12</zorder>
   <zorder>flechare41</zorder>
   <zorder>flecha23</zorder>
   <zorder>flechare22</zorder>
   <zorder>flechare21</zorder>
   <zorder>resul23</zorder>
   <zorder>flechare14</zorder>
   <zorder>ejer21</zorder>
   <zorder>resul31</zorder>
   <zorder>resulaux1</zorder>
   <zorder>ejer12</zorder>
   <zorder>flecha11</zorder>
   <zorder>resul45</zorder>
   <zorder>simboloX</zorder>
   <zorder>simbolomas</zorder>
   <zorder>label_3</zorder>
   <zorder>totalEstrellas</zorder>
   <zorder>nombre</zorder>
   <zorder>linea1</zorder>
   <zorder>linea2</zorder>
   <zorder>flechare34</zorder>
   <zorder>flechare33</zorder>
   <zorder>resul32</zorder>
   <zorder>flechare32</zorder>
   <zorder>flechare31</zorder>
   <zorder>resulaux2</zorder>
   <zorder>flechareaux1</zorder>
   <zorder>flechareaux2</zorder>
   <zorder>lleva2</zorder>
   <zorder>lleva3</zorder>
  </widget>
 </widget>
 <resources/>
 <connections/>
</ui>
